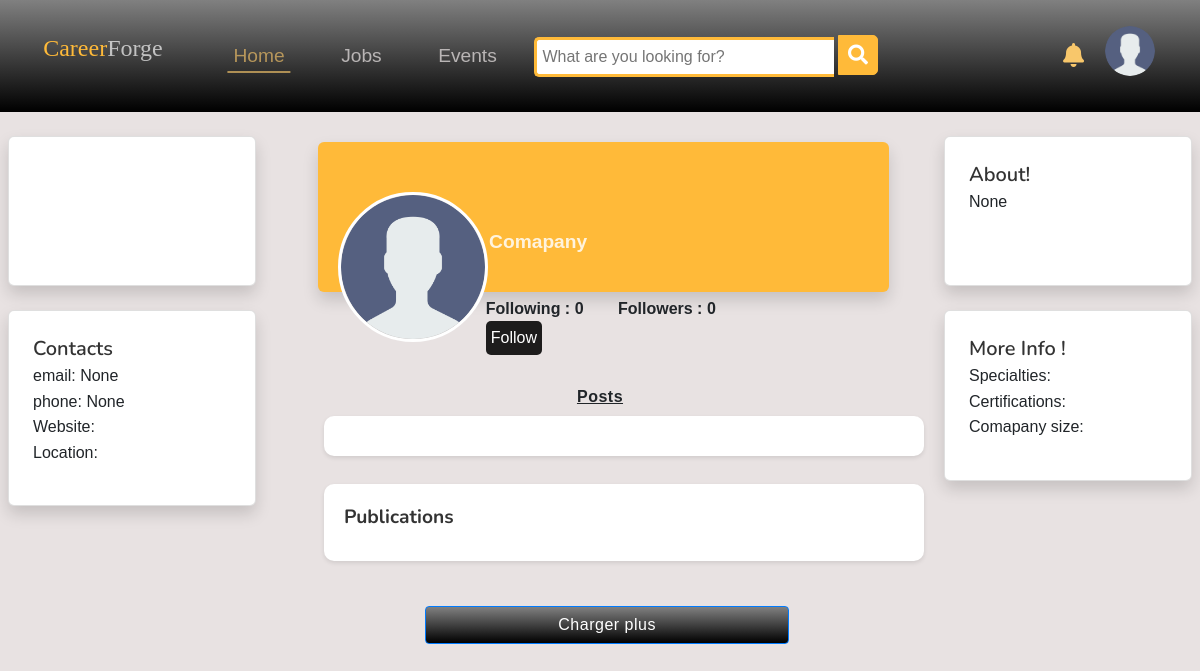
/update-profile/2/ (signed in), run on an earlier commit of the app's database.
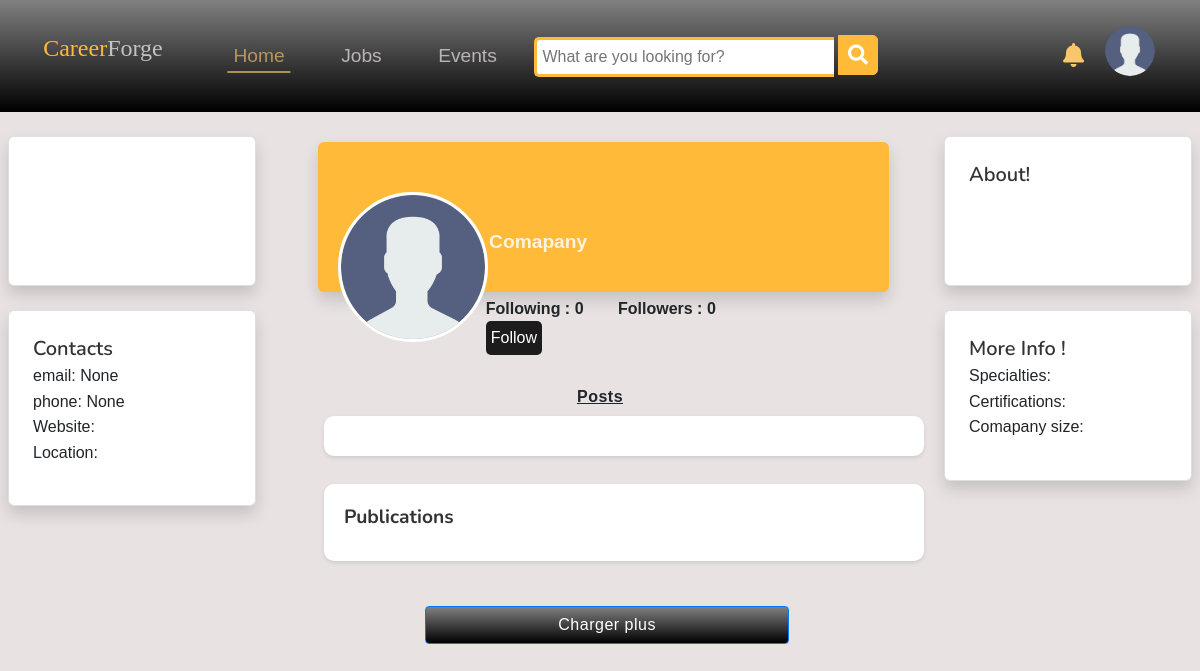
And on a later commit of the database.
### Utilisateurs/models.py (models this page shows, shortened)
class Utilisateur(models.Model):
    user=models.OneToOneField(User,on_delete=models.CASCADE)
    REGIONS_CHOICES = [
    ('TANGER-TÉTOUAN-AL HOCEIMA', 'Tanger-Tétouan-Al Hoceima'),
    ('ORIENTAL', 'Oriental'),
    ('FÈS-MEKNÈS', 'Fès-Meknès'),
    ('RABAT-SALÉ-KÉNITRA', 'Rabat-Salé-Kénitra'),
    ('BÉNI MELLAL-KHÉNIFRA', 'Béni Mellal-Khénifra'),
    ('CASABLANCA-SETTAT', 'Casablanca-Settat'),
    ('MARRAKECH-SAFI', 'Marrakech-Safi'),
    ('DRÂA-TAFILALET', 'Drâa-Tafilalet'),
    ('SOUSS-MASSA', 'Souss-Massa'),
    ('GUELMIM-ES-SEMARA', 'Guelmim-Oued Noun'),
    ('LAÂYOUNE-SAKIA EL HAMRA', 'Laâyoune-Sakia El Hamra'),
    ('DAKHLA-OUED ED-DAHAB', 'Dakhla-Oued Ed-Dahab'),
]
    region=models.TextField(choices=REGIONS_CHOICES,max_length=255,default='TANGER-TÉTOUAN-AL HOCEIMA')
    photo_profil=models.ImageField(upload_to='photos/photos_Profil',null=True,blank=False, default='photos/photos_Profil/user_image.png')
    nom = models.CharField(max_length=50,default='&&')
    prenom = models.CharField(max_length=50, default='&&')
    date_naissenc=models.DateField(null=True,blank=False )
    PROFIL_CHOICES = [
        ('etu', 'Etudiant'),
        ('ens', 'Enseignant'),
        ('ent','entreprise'),
    ]
    is_public = models.BooleanField(default=True)  # Attribute for public/private profile
    followers = models.ManyToManyField('self', symmetrical=False, related_name='following_users', blank=True)
    following = models.ManyToManyField('self', symmetrical=False, related_name='followers_users', blank=True)
    type_profil = models.CharField(choices=PROFIL_CHOICES, max_length=3, default='ent')
    email = models.EmailField(null=True, blank=True)
    tele = models.CharField(max_length=20, null=True, blank=True) #just added
    GENDER_CHOICES = [  #just added
        ('M', 'Male'),
        ('F', 'Female'),
    ]
    bio = models.TextField(max_length=255, null=True, blank=True)
    def __str__(self):
        return f"{self.prenom} {self.nom}"

### profil/views.py (the view)
# urls.py: path('', views.profil_page, name='profil_page'),
def profil_page(request, user_id):
    print(request.user)
    utilisateur = Utilisateur.objects.get(id=user_id)
    print(utilisateur)
    is_own_profile = request.user == utilisateur.user
    print(is_own_profile)# Assuming you have a 'user' field in your Utilisateur model
    publications_utilisateur = Publication.objects.filter(auteur=utilisateur)
    following = Connexion.objects.filter(follower = utilisateur)
    followers = Connexion.objects.filter(followed = utilisateur)
    is_followed = Connexion.objects.filter(follower = request.user.utilisateur ,followed = utilisateur).exists()
    return render(request, 'profil/profileEtudiant.html', {'utilisateur': utilisateur, 'is_own_profile': is_own_profile,'publications': publications_utilisateur,"following":following,"followers":followers,"is_followed":is_followed})

### profil/templates/profil/profileEtudiant.html (shortened to what the changed rows need)
{% extends "base.html" %}
{% load static %}
{% block content  %}
<head>
        <link href="{% static 'assets/libs/simplebar/simplebar.min.css'%}" rel="stylesheet">
        <link href="{% static 'assets/css/bootstrap.min.css'%}" class="theme-opt" rel="stylesheet" type="text/css" />
        <link rel="stylesheet" href="https://stackpath.bootstrapcdn.com/bootstrap/4.5.2/css/bootstrap.min.css">
        <link rel="stylesheet" href="https://cdnjs.cloudflare.com/ajax/libs/font-awesome/5.15.4/css/all.min.css" />
        <link href="{% static 'assets/libs/@mdi/font/css/materialdesignicons.min.css'%}" rel="stylesheet" type="text/css">
        <link href="{% static 'assets/css/icons.min.css'%}" rel="stylesheet" type="text/css" />
        <link href="{% static 'assets/libs/@iconscout/unicons/css/line.css'%}" type="text/css" rel="stylesheet" />
        <link href="{% static 'assets/css/style.min.css'%}" class="theme-opt" rel="stylesheet" type="text/css" />
        <link rel="stylesheet" href="{% static 'profile-student.css' %}">
        <link rel="stylesheet" href="{% static 'file1.css'%}">
</head>
<body>
    {% if utilisateur.type_profil == 'ent' %}
    <nav>
        <div class="sm widget card border-1 rounded shadow p-4 mt-4 mx-2">
        </div>
        <div class="sm widget card border-1 rounded shadow p-4 mt-4 mx-2">
            <h5 class="mb-0">Contacts</h5>
            <p>email: {{utilisateur.email}}<br>phone: {{utilisateur.tele}} <br>Website: {{utilisateur.entp.website3}} <br>
                Location: {{utilisateur.entp.location}}
            </p>
        </div>
    </nav>
    <aside >
        <div class="sm widget card border-1 rounded shadow p-4 mt-4 mx-2">
            <h5 class="mb-0">About!</h5>
            <p>{{utilisateur.bio}}</br>
        </div>
        <div class="sm widget card border-1 rounded shadow p-4 mt-4 mx-2">
            <h5 class="mb-0">More Info !</h5>
            <p>Specialties: {{utilisateur.entp.specialties}} <br>
            Certifications: {{utilisateur.entp.certifications}} <br>
            Comapany size: {{utilisateur.entp.size}} <br>
        </p>
        </div>
    </aside>
    {% endif %}
    <section>
    <div class="firstprf">
        <div class="cover-photo">
            <label for="profile-upload" class="profile-upload-label">
                <img src="{{ utilisateur.photo_profil.url }}" alt="Profile Picture" class="profile-pic" id="profile-preview">
            </label>
            {% if utilisateur.type_profil == 'ent' %}
            <h2 class="user-role">Comapany</h2>
            {% endif %}
        </div>
    </div>
</body>
{% endblock content %}

What changed in the data, as far as the page shows it:
changed Utilisateur "None": bio "None" → (not shown)
